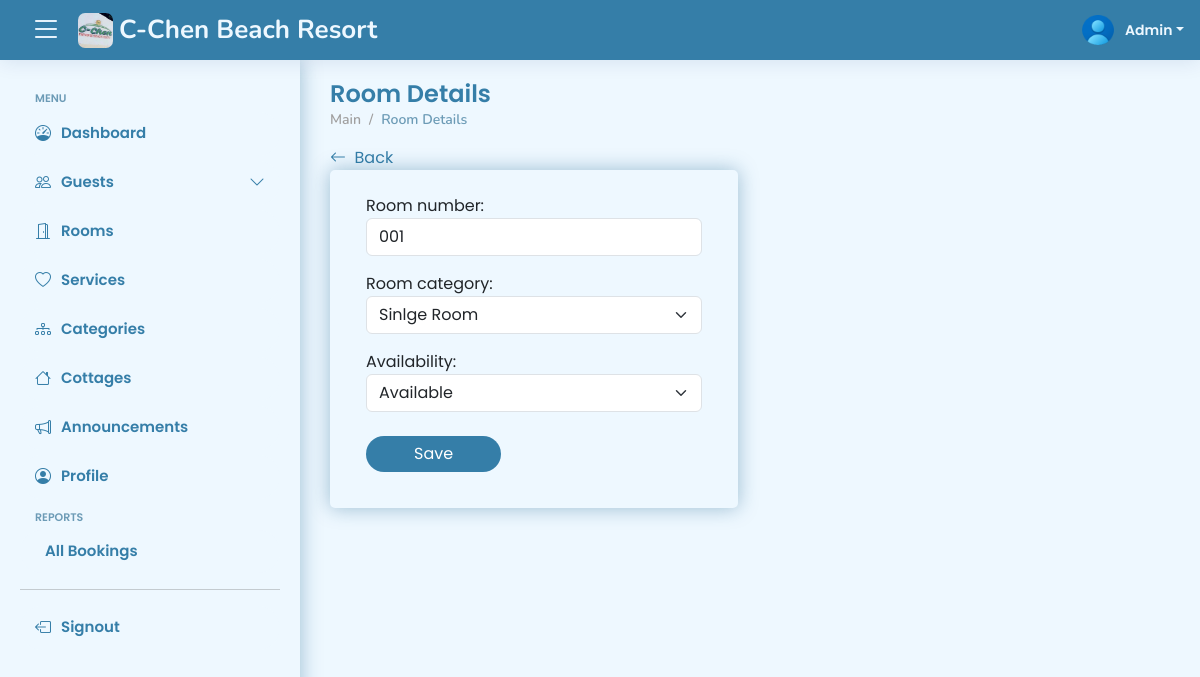
Page /views/admin/room-details.php?room_number_id=1 (signed in) on the earlier database version.
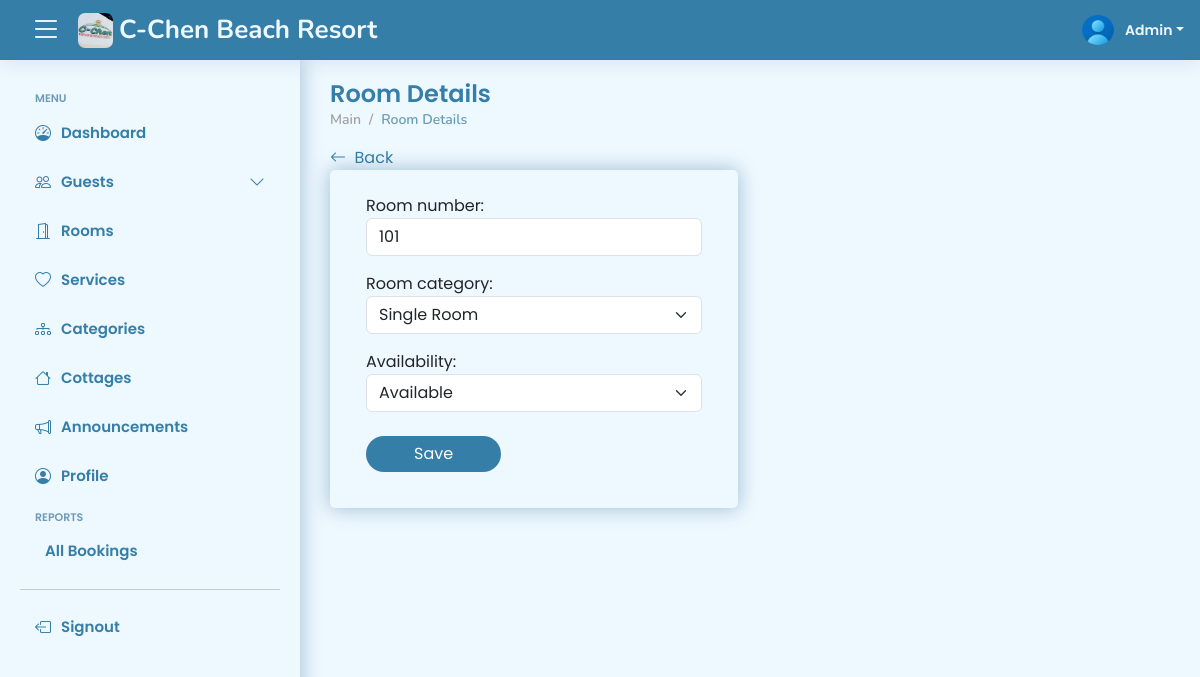
Same page on the later database version.
### tables this page shows
CREATE TABLE IF NOT EXISTS `tbl_room_number` (
  `room_number_id` int NOT NULL AUTO_INCREMENT,
  `room_number` varchar(20) NOT NULL,
  `room_category_id` int NOT NULL,
  `room_availability_id` int NOT NULL,
  `created_at` datetime NOT NULL,
  `updated_at` datetime NOT NULL,
  PRIMARY KEY (`room_number_id`)
);

CREATE TABLE IF NOT EXISTS `tbl_room_category` (
  `room_category_id` int NOT NULL AUTO_INCREMENT,
  `room_category_name` varchar(50) NOT NULL,
  `room_category_price` varchar(50) NOT NULL,
  `room_capacity` int NOT NULL,
  `room_details` text,
  `img_url` varchar(50) DEFAULT NULL,
  `availability_id` int NOT NULL,
  `created_at` datetime NOT NULL,
  `updated_at` datetime NOT NULL,
  PRIMARY KEY (`room_category_id`)
);

CREATE TABLE IF NOT EXISTS `tbl_availability` (
  `availability_id` int NOT NULL AUTO_INCREMENT,
  `availability` varchar(20) NOT NULL,
  PRIMARY KEY (`availability_id`)
);

### views/admin/room-details.php (the view, shortened to what this page needs)
<?php
if (isset($_SESSION['id'])) {
    $room_number_id = $_GET['room_number_id'];
?>
    <!DOCTYPE html>
    <html lang="en">
    <head>
        <?php include 'includes/head.php' ?>
    </head>
    <body>
        <?php include 'includes/header.php' ?>
        <?php include 'includes/aside.php' ?>
        <main id="main" class="main">
            <div class="pagetitle">
                <h1>Room Details</h1>
                <nav>
                    <ol class="breadcrumb">
                        <li class="breadcrumb-item">Main</li>
                        <li class="breadcrumb-item active">Room Details</li>
                    </ol>
                </nav>
            </div>
            <section class="section dashboard mb-5">
                <a href="rooms.php">
                    <i class="bi bi-arrow-left"></i>&nbsp; Back
                </a>
                <div class="row">
                    <div class="col-lg-6">
                        <?php
                        $stmt = $conn->prepare("SELECT tbl_room_number.*,
                        tbl_room_category.room_category_name,
                        tbl_room_category.room_category_price,
                        tbl_room_category.room_capacity,
                        tbl_availability.availability
                        FROM tbl_room_number
                        INNER JOIN tbl_room_category ON tbl_room_number.room_category_id = tbl_room_category.room_category_id
                        INNER JOIN tbl_availability ON tbl_room_number.room_availability_id = tbl_availability.availability_id
                        WHERE tbl_room_number.room_number_id = ?
                        ORDER BY tbl_room_number.room_number");
                        $stmt->bind_param('i', $room_number_id);
                        $stmt->execute();
                        $result = $stmt->get_result();
                        $row = $result->fetch_assoc();
                        $room_number = $row['room_number'];
                        $room_category_id = $row['room_category_id'];
                        $room_category_name = $row['room_category_name'];
                        $room_availability_id = $row['room_availability_id'];
                        $availability = $row['availability'];
                        ?>
                        <div class="card">
                            <div class="card-body">
                                <form action="../../controller/admin/update-room.php?room_number_id=<?= $room_number_id ?>" method="post">
                                    <div class="row mt-2 p-3">
                                        <div class="col-12">
                                            <label for="room_number">Room number:</label>
                                            <input type="text" name="room_number" value="<?= $room_number ?>" id="room_number" class="form-control">
                                        </div>
                                        <div class="col-12 mt-3">
                                            <label for="room_category_id">Room category:</label>
                                            <select name="room_category_id" id="room_category_id" class="form-select">
                                                <option value="<?= $room_category_id ?>"><?= $room_category_name ?></option>
                                            </select>
                                        </div>
                                        <div class="col-12 mt-3">
                                            <label for="room_availability_id">Availability:</label>
                                            <select name="room_availability_id" id="room_availability_id" class="form-select">
                                                <option value="<?= $room_availability_id ?>"><?= $availability ?></option>
                                            </select>
                                        </div>
                                        <div class="col-12 mt-4">
                                            <button class="btn btn-primary px-5 rounded-5" type="submit">Save</button>
                                        </div>
                                    </div>
                                </form>
                            </div>
                        </div>
                    </div>
                </div>
            </section>
        </main>
    </body>
    </html>
<?php
} else {
    header('Location: ../../signout.php');
    exit();
}
?>

Differences in the rows shown:
changed tbl_room_number "Available": room_number "001" → "101"; room_category_id "Sinlge Room" → "Single Room"
